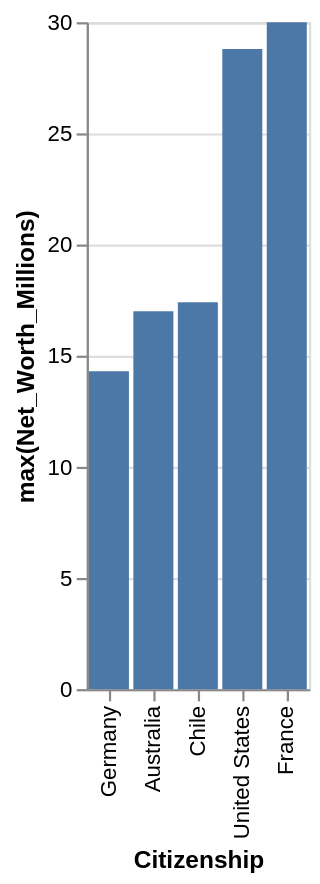

Write a Vega-Lite specification for this figure.
### Vega-Lite specification from a JSON file in a GitHub repository (floating-point values rounded to 4 significant figures)
{"data": {"values": [{"x_data": "Germany", "y_data": 14.3}, {"x_data": "Australia", "y_data": 17}, {"x_data": "Chile", "y_data": 17.4}, {"x_data": "United States", "y_data": 28.8}, {"x_data": "France", "y_data": 30}]}, "mark": "bar", "encoding": {"x": {"field": "x_data", "type": "nominal", "title": "Citizenship", "sort": {"op": "sum", "field": "y_data", "order": "ascending"}}, "y": {"field": "y_data", "type": "quantitative", "title": "max(Net_Worth_Millions)"}}}
